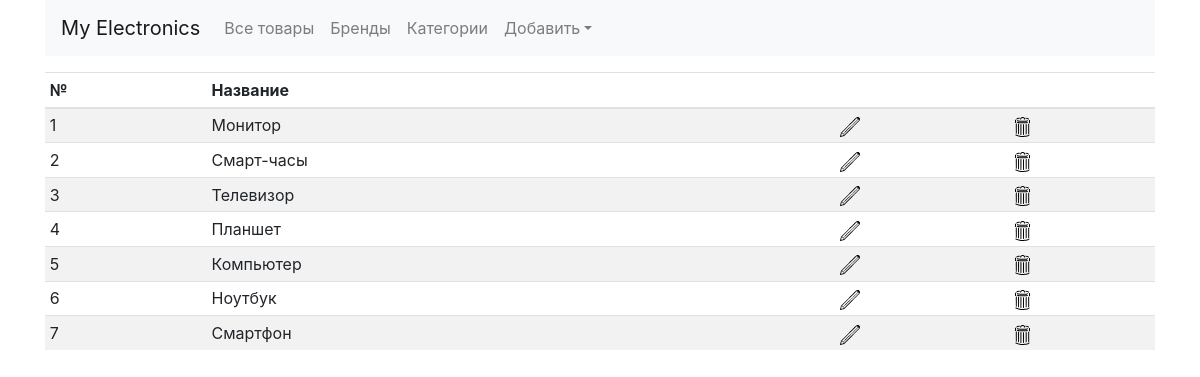
The page /categories on the database its author committed.
### shop/products/models.py (models this page shows)
class Category(db.Model):
    id = db.Column(db.Integer, primary_key=True)
    name = db.Column(db.String(30), nullable=False, unique=True)

### shop/admin/routes.py (the view)
@app.route('/categories')
def categories():
    categories = Category.query.order_by(Category.id.desc()).all()
    return render_template('admin/brand.html', title="Категории", categories=categories)

### shop/templates/admin/brand.html (shortened to what this page needs)
{% extends 'layout.html' %}
{% block content %}
{% include 'admin_navbar.html' %}
<div class="container mt-3">
    <table class="table table-sm table-striped table-hover">
        <thead>
            <th>№</th>
            <th>Название</th>
            <th></th>
            <th></th>
        </thead>
        <tbody>
    {% if brands %}
        {% for brand in brands %}
            <tr>
                <td>{{ loop.index }}</td>
                <td>{{ brand.name }}</td>
                <td>
                    <a href="{{url_for('updatebrand', id=brand.id)}}">
                        <img src="{{url_for('static',filename='images/ic_edit.svg')}}" height="20px" alt="">
                    </a>
                </td>
                <td>
                    <a type="submit" data-toggle="modal" data-target="#exampleModal-{{brand.id}}">
                        <img src="{{url_for('static',filename='images/ic_delete.svg')}}" height="20px" alt="">
                    </a>
                </td>
            </tr>
            <div class="modal fade" id="exampleModal-{{brand.id}}" tabindex="-1" role="dialog"
                 aria-labelledby="exampleModalLabel" aria-hidden="true">
                <div class="modal-dialog" role="document">
                    <div class="modal-content">
                        <div class="modal-header">
                            <h5 class="modal-title" id="exampleModalLabel">{{ brand.name }}</h5>
                            <button type="button" class="close" data-dismiss="modal" aria-label="Close">
                                <span aria-hidden="true">&times;</span>
                            </button>
                        </div>
                        <div class="modal-body">
                            <p class="text-danger">Вы собираетесь удалить бренд "{{ brand.name }}"?</p>
                        </div>
                        <div class="modal-footer">
                            <form action="{{url_for('deletebrand',id=brand.id)}}" method="POST">
                                <button type="submit" class="btn btn-danger btn-sm">Да</button>
                            </form>
                            <button type="button" class="btn btn-secondary btn-sm" data-dismiss="modal">Нет</button>
                        </div>
                    </div>
                </div>
            </div>
        {% endfor %}
    {% else %}
        {% for category in categories %}
            <tr>
                <td>{{ loop.index }}</td>
                <td>{{ category.name }}</td>
                <td>
                    <a href="{{url_for('updatecategory', id=category.id)}}">
                        <img src="{{url_for('static',filename='images/ic_edit.svg')}}" height="20px" alt="">
                    </a>
                </td>
                <td>
                    <a type="submit"data-toggle="modal" data-target="#exampleModal-{{category.id}}">
                        <img src="{{url_for('static',filename='images/ic_delete.svg')}}" height="20px" alt="">
                    </a>
                </td>
            </tr>
        {% endfor %}
    {% endif %}
        </tbody>
    </table>
</div>
{% endblock content %}

### rows shown on the page
Category: name "Монитор"
Category: name "Смарт-часы"
Category: name "Телевизор"
Category: name "Планшет"
Category: name "Компьютер"
Category: name "Ноутбук"
Category: name "Смартфон"
